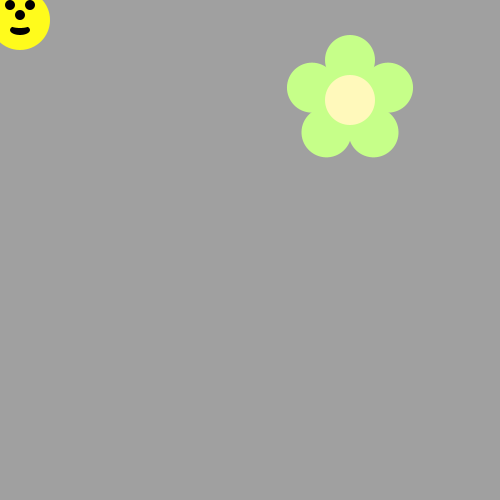
Frame 1 (no input)
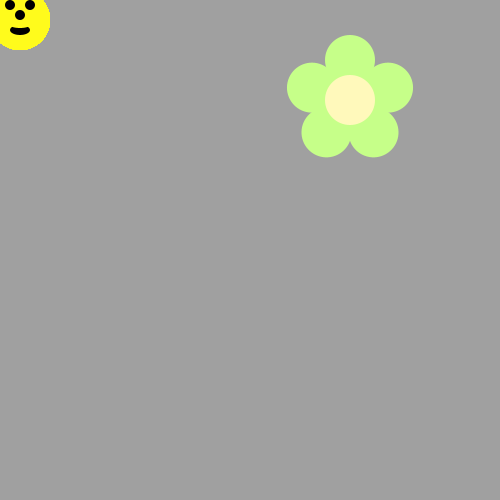
Frame 60 (the mouse pressed at the canvas centre just before this capture)
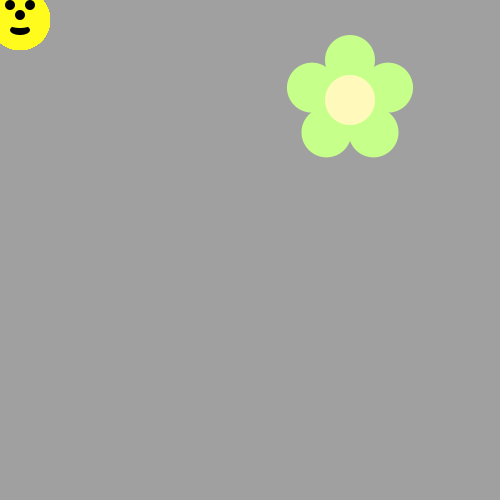
Frame 120 (the mouse held since frame 60 and released just before this capture)

The Processing sketch that drew these frames (run headless with seeded random() and noise(); from frame 60 on, the mouse is pressed at the canvas centre):

// Processing sketch: sketch_160917a
// ── sketch_160917a.pde
void draw() {
  /*Use A loop to make a body for the Bee!
   Then put his head on using drawBeeFace(x,y)
   Use Modulo to make the colors alternate 
   */
 drawBeeFace(20,20);
}


void drawFlower(int x, int y) {
  noStroke();
  translate(x, y);
  // draw 5 petals, rotating after each one
  fill(#c6ff89); // green
  for (int i = 0; i < 5; i++) {
    ellipse(0, -40, 50, 50);
    rotate(radians(72));
  }
  fill(#fff9bb); // light yellow
  ellipse(0, 0, 50, 50);
}

void drawBeeFace(int BeeFaceX, int BeeFaceY) {
  noStroke();
  fill(0, 0, 0);
  stroke(1);
  strokeWeight(5);
  line(BeeFaceX-10, BeeFaceY-27, BeeFaceX-17, BeeFaceY-50);
  line(BeeFaceX+10, BeeFaceY-27, BeeFaceX+17, BeeFaceY-50);
  ellipse(BeeFaceX-17, BeeFaceY-50, 10, 10);
  ellipse(BeeFaceX+17, BeeFaceY-50, 10, 10);
  noStroke();
  fill(255, 251, 28);
  ellipse(BeeFaceX, BeeFaceY, 60, 60); // face
  fill(255, 237, 209);
  fill(0, 0, 0);
  ellipse(BeeFaceX-10, BeeFaceY-15, 10, 10); // eyes
  ellipse(BeeFaceX+10, BeeFaceY-15, 10, 10);
  ellipse(BeeFaceX, BeeFaceY-5, 10, 10); // nose
  ellipse(BeeFaceX, BeeFaceY+10, 20, 10);// mouth
  fill(255, 251, 28);
  ellipse(BeeFaceX, BeeFaceY+5, 20, 6);
}
void setup() {  
  ellipseMode(CENTER);
  size(500, 500);
  background(160, 160, 160); 
  drawFlower(350, 100);
}
